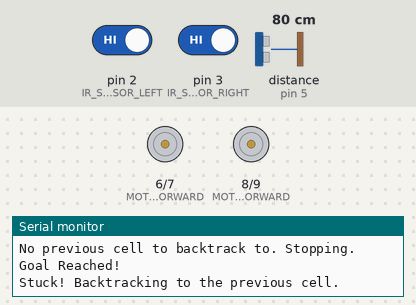
The sketch below on a simulated Arduino Uno, built with avr-gcc and run on an emulated ATmega328P. On the bench: motor-driver pin pairs drawn as motors (green arrow = first pin HIGH = forward, orange = second pin HIGH = backward, longer = more drive), the last lines printed to the serial monitor. Wiring (inferred from the names in the program): ultrasonic range finder: trigger pin 4; echo pin 5. The test bench sets the inputs (shaded band); at power-on: distance to the obstacle (sensor on pin 5) 80 cm, pin 2 (IR_SENSOR_LEFT) HIGH, pin 3 (IR_SENSOR_RIGHT) HIGH. The echo pulse lasts 58.3 µs per cm.

Above: at 1.2 s.
1.3 s: distance to the obstacle (sensor on pin 5) set to 2 cm
At 1.7 s:
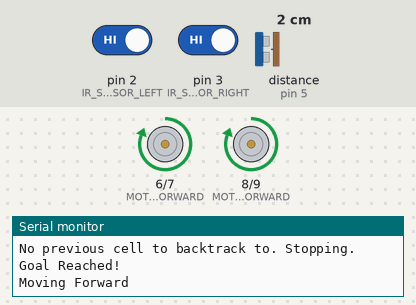
At 2.9 s:
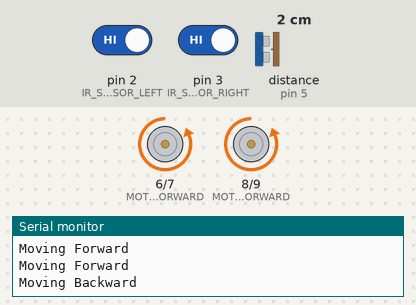
Timing chart, 0 to 10.3 s (numbered marks = the images above; inputs shaded):
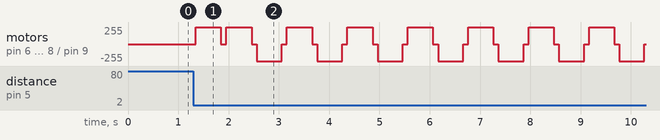

The sketch:

mazemicromouse.ino
```cpp
#define IR_SENSOR_LEFT 2
#define IR_SENSOR_RIGHT 3
#define TRIGGER_PIN 4
#define ECHO_PIN 5

// Motor control pins
#define MOTOR_LEFT_FORWARD 6
#define MOTOR_LEFT_BACKWARD 7
#define MOTOR_RIGHT_FORWARD 8
#define MOTOR_RIGHT_BACKWARD 9

#define MAZE_SIZE 64
#define CELL_SIZE 10 // cm
#define WALL_THRESHOLD 20 // Distance in cm to detect a wall

#define GOAL_CELL 27 // Goal cell value (3,3) in a 0-indexed array

int maze[MAZE_SIZE]; // Each index corresponds to a cell in the 8x8 grid
int currentCell = 0; // Start from the initial cell
int previousCell = -1; // Track the last cell for basic backtracking

void setup() {
    Serial.begin(9600);
    pinMode(IR_SENSOR_LEFT, INPUT);
    pinMode(IR_SENSOR_RIGHT, INPUT);
    pinMode(TRIGGER_PIN, OUTPUT);
    pinMode(ECHO_PIN, INPUT);

    // Motor control pins setup
    pinMode(MOTOR_LEFT_FORWARD, OUTPUT);
    pinMode(MOTOR_LEFT_BACKWARD, OUTPUT);
    pinMode(MOTOR_RIGHT_FORWARD, OUTPUT);
    pinMode(MOTOR_RIGHT_BACKWARD, OUTPUT);

    initializeMaze();
}

void loop() {
    while (currentCell != GOAL_CELL) { // Run until the goal is reached
        updateMazeWithWallInfo(currentCell); // Update maze values based on current position and sensors
        floodFill(currentCell); // Update values

        int nextCell = getNextMove(currentCell); // Get the next move

        // If stuck (no valid next move), backtrack to the previous cell
        if (nextCell == -1) {
            Serial.println("Stuck! Backtracking to the previous cell.");
            nextCell = previousCell; // Go back to the last cell
            if (nextCell == -1) {
                Serial.println("No previous cell to backtrack to. Stopping.");
                break; // Stop if there are no previous cells to explore
            }
            moveToCell(nextCell); // Move the robot to the previous cell
        } else {
            moveToCell(nextCell); // Move the robot to the next cell
        }

        previousCell = currentCell; // Update the previous cell
        currentCell = nextCell; // Update current cell
        delay(100); // Small delay for stability
    }

    Serial.println("Goal Reached!");
}

// Function to initialize the maze values
void initializeMaze() {
    for (int i = 0; i < MAZE_SIZE; i++) {
        maze[i] = 100; // High value (representing "infinity")
    }
    maze[GOAL_CELL] = 0; // Set the goal cell value to 0
}

// Function to read the distance from the sonar sensor
long readSonar() {
    digitalWrite(TRIGGER_PIN, LOW);
    delayMicroseconds(2);
    digitalWrite(TRIGGER_PIN, HIGH);
    delayMicroseconds(10);
    digitalWrite(TRIGGER_PIN, LOW);

    long duration = pulseIn(ECHO_PIN, HIGH);
    return (duration / 2) * 0.0343; // Convert to cm
}

// Update the maze values based on wall detection
void updateMazeWithWallInfo(int currentCell) {
    long distance = readSonar();

    // Update based on sonar distance
    if (distance < WALL_THRESHOLD) {
        markWallInMaze(currentCell, distance);
    }

    // Update based on IR sensors
    int irLeft = digitalRead(IR_SENSOR_LEFT);
    int irRight = digitalRead(IR_SENSOR_RIGHT);

    if (irLeft == LOW) {
        markWallInMaze(currentCell, -1); // Assuming wall on left
    }
    if (irRight == LOW) {
        markWallInMaze(currentCell, 1); // Assuming wall on right
    }
}

// Mark walls based on current cell
void markWallInMaze(int currentCell, int direction) {
    int neighborCell;
    if (direction == -1) { // Wall on the left
        neighborCell = currentCell - 1; // Move left in 1D array
    } else if (direction == 1) { // Wall on the right
        neighborCell = currentCell + 1; // Move right in 1D array
    } else {
        return; // No wall detected
    }

    if (neighborCell >= 0 && neighborCell < MAZE_SIZE) {
        maze[neighborCell] = 0; // Mark as wall
    }
}

// Flood fill algorithm to update maze values
void floodFill(int currentCell) {
    int currentValue = maze[currentCell];
    int neighbors[4] = {currentCell - 8, currentCell + 8, currentCell - 1, currentCell + 1}; // Up, Down, Left, Right

    for (int i = 0; i < 4; i++) {
        if (neighbors[i] >= 0 && neighbors[i] < MAZE_SIZE) { // Ensure within bounds
            if (maze[neighbors[i]] > currentValue + 1) {
                maze[neighbors[i]] = currentValue + 1; // Update value
                floodFill(neighbors[i]); // Recursive call to continue filling
            }
        }
    }
}

// Get the next move based on the updated maze
int getNextMove(int currentCell) {
    int neighbors[4] = {currentCell - 8, currentCell + 8, currentCell - 1, currentCell + 1}; // Up, Down, Left, Right
    int nextCell = -1;
    int minValue = 100; // Start with a high value

    for (int i = 0; i < 4; i++) {
        if (neighbors[i] >= 0 && neighbors[i] < MAZE_SIZE && maze[neighbors[i]] < minValue) {
            minValue = maze[neighbors[i]];
            nextCell = neighbors[i];
        }
    }
    return nextCell; // Return the next move cell
}

// Function to move the robot to the next cell
void moveToCell(int nextCell) {
    if (nextCell == currentCell + 1) {
        moveForward();
    } else if (nextCell == currentCell - 1) {
        moveBackward();
    } else if (nextCell == currentCell + 8) {
        moveRight();
    } else if (nextCell == currentCell - 8) {
        moveLeft();
    }
}

// Movement functions
void moveForward() {
    Serial.println("Moving Forward");
    digitalWrite(MOTOR_LEFT_FORWARD, HIGH);
    digitalWrite(MOTOR_RIGHT_FORWARD, HIGH);
    delay(500); // Move forward for 500 ms (adjust based on speed)
    stopMotors();
}

void moveBackward() {
    Serial.println("Moving Backward");
    digitalWrite(MOTOR_LEFT_BACKWARD, HIGH);
    digitalWrite(MOTOR_RIGHT_BACKWARD, HIGH);
    delay(500); // Move backward for 500 ms (adjust based on speed)
    stopMotors();
}

void moveLeft() {
    Serial.println("Turning Left");
    digitalWrite(MOTOR_LEFT_BACKWARD, HIGH);
    digitalWrite(MOTOR_RIGHT_FORWARD, HIGH);
    delay(500); // Turn left for 500 ms (adjust based on speed)
    stopMotors();
}

void moveRight() {
    Serial.println("Turning Right");
    digitalWrite(MOTOR_LEFT_FORWARD, HIGH);
    digitalWrite(MOTOR_RIGHT_BACKWARD, HIGH);
    delay(500); // Turn right for 500 ms (adjust based on speed)
    stopMotors();
}

// Function to stop all motors
void stopMotors() {
    digitalWrite(MOTOR_LEFT_FORWARD, LOW);
    digitalWrite(MOTOR_LEFT_BACKWARD, LOW);
    digitalWrite(MOTOR_RIGHT_FORWARD, LOW);
    digitalWrite(MOTOR_RIGHT_BACKWARD, LOW);
}
```

Measured:
- after the input at 1.3 s, motor on pin 6 (MOTOR_LEFT_FORWARD) / pin 7 (MOTOR_LEFT_BACKWARD), motor on pin 8 (MOTOR_RIGHT_FORWARD) / pin 9 (MOTOR_RIGHT_BACKWARD): stopped → forward 255/255 after 0.05 s, then repeats every 1.2 s: stopped 0.11 s, forward 255/255 0.50 s, stopped 0.10 s, backward 255/255 0.50 s
